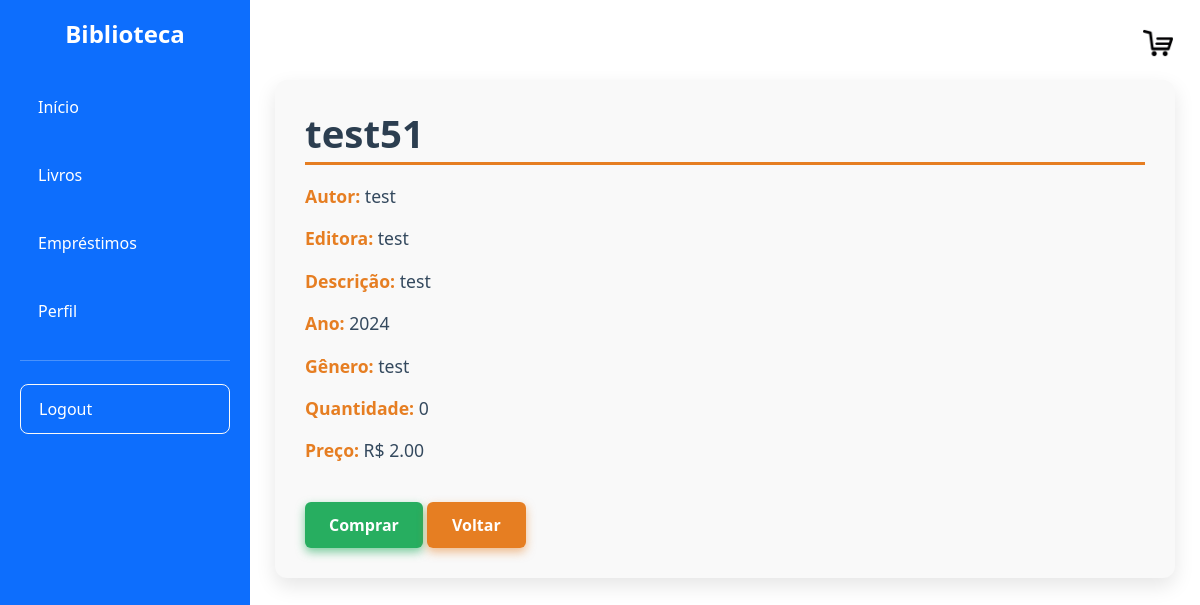
The app's page /livros/detalhes/1 (signed in) with its own data.
### models/livro.py (models this page shows)
class Livro(db.Model):
    __tablename__ = 'tb_livros'
    liv_id = db.Column(db.Integer, primary_key=True)
    liv_titulo = db.Column(db.String(200), nullable=False)
    liv_descricao = db.Column(db.String(450), nullable=False)
    liv_editora = db.Column(db.String(100))
    liv_ano = db.Column(db.Integer)
    liv_autor = db.Column(db.String(100))
    liv_genero = db.Column(db.String(50))
    liv_quantidade = db.Column(db.Integer)
    liv_preco = db.Column(db.Float, nullable=False, default=0.0)

### controllers/livros.py (the view)
@livros_bp.route("/detalhes/<int:livro_id>")
@login_required
def detalhes_livro(livro_id):
    livro = Livro.query.get_or_404(livro_id)
    return render_template("livros_detalhes.html", livro=livro)

### templates/livros_detalhes.html (shortened to what this page needs)
{% extends 'base.html' %}
{% block content %}
<link rel="stylesheet" href="{{ url_for('static', filename='livros_detalhes.css') }}">
  <div class="detalhes-container">
    <div class="info-livro">
      <h2>{{ livro.liv_titulo }}</h2>
      <p><strong>Autor:</strong> {{ livro.liv_autor }}</p>
      <p><strong>Editora:</strong> {{ livro.liv_editora }}</p>
      <p><strong>Descrição:</strong>  {{ (livro.liv_descricao) }}</p>
      <p><strong>Ano:</strong> {{ livro.liv_ano }}</p>
      <p><strong>Gênero:</strong> {{ livro.liv_genero }}</p>
      <p><strong>Quantidade:</strong> {{ livro.liv_quantidade }}</p>
      <p><strong>Preço:</strong> R$ {{ "%.2f"|format(livro.liv_preco) }}</p>
      <div class="botoes-container">
        <button class="btn-comprar">Comprar</button>
        <a href="{{ url_for('livros.lista_livros') }}" class="btn-voltar">Voltar</a>
      </div>
    </div>
  </div>
{% endblock %}

### static/livros_detalhes.css (style rules this page uses)
.detalhes-container { max-width: 900px; margin: 40px auto; display: flex; gap: 40px; background: #f9f9f9; padding: 30px; border-radius: 12px; box-shadow: 0 8px 20px rgba(0,0,0,0.1); font-family: 'Segoe UI', Tahoma, Geneva, Verdana, sans-serif; }
.info-livro { flex: 1 1 500px; display: flex; flex-direction: column; justify-content: space-between; }
.info-livro h2 { font-size: 2.4rem; margin-bottom: 10px; color: #2c3e50; font-weight: 700; border-bottom: 3px solid #e67e22; padding-bottom: 6px; }
.info-livro p { font-size: 1.1rem; color: #34495e; line-height: 1.5; margin: 8px 0; }
.info-livro p strong { color: #e67e22; }
.btn-voltar { align-self: flex-start; margin-top: 30px; padding: 12px 25px; background-color: #e67e22; color: white; text-decoration: none; font-weight: 600; border-radius: 6px; box-shadow: 0 4px 10px rgba(230, 126, 34, 0.5); transition: background-color 0.3s ease; }
.btn-comprar { margin-top: 30px; padding: 11px 24px; background-color: #27ae60; color: white; font-weight: 700; font-size: 1.0rem; border: none; border-radius: 6px; cursor: pointer; box-shadow: 0 4px 10px rgba(39, 174, 96, 0.6); transition: background-color 0.3s ease, box-shadow 0.3s ease; align-self: flex-start; }

### records on screen
Livro: liv_titulo "test51", liv_autor "test", liv_editora "test", liv_descricao "test", liv_ano "2024", liv_genero "test", liv_quantidade "0", liv_preco "2.00"
